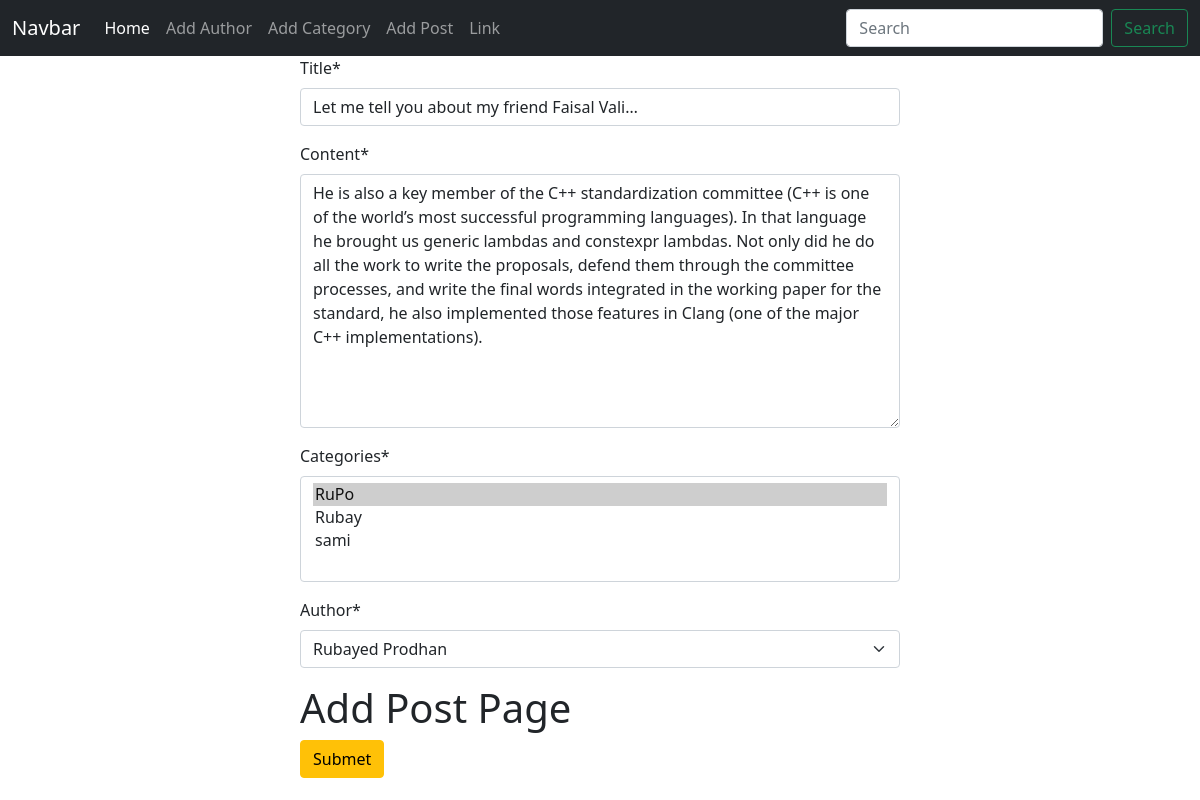
/post/edit/5, run on the app's committed database.
### post/models.py (models this page shows, shortened)
class Post(models.Model):
    title=models.CharField(max_length=50)
    content=models.TextField()
    Categories=models.ManyToManyField(Categories)
    author=models.ForeignKey(Author,on_delete=models.CASCADE)

### post/views.py (the view)
# urls.py: path('edit/<int:id>',views.edit_post,name='edit_post'),
def edit_post(request, id):
    post = models.Post.objects.get(pk=id)
    post_form = froms.PostFrom(instance=post)
    if request.method == 'POST':
        post_form = froms.PostForm(request.POST, instance=post)
        if post_form.is_valid():
            post_form.save()
            return redirect('homepage')
    return render(request, 'add_post.html', {'from' : post_form})

### post/froms.py
class PostFrom(forms.ModelForm):
    class Meta:
        model= Post
        fields='__all__'

### author/models.py (called while the page is built)
    def __str__(self):
        return self.name

### categories/models.py (called while the page is built)
    def __str__(self):
        return self.name

### post/templates/add_post.html (shortened to what this page needs)
{% extends 'base.html' %}
{% load crispy_forms_tags %}
{% block content %}
  <form style="width:50% ; margin : auto" method="post">
    {{ from|crispy }}
    <h1>Add Post Page</h1>
    <button class="btn btn-warning">Submet</button>
  </form>
{% endblock %}

### data on the page
Post: title "Let me tell you about my friend Faisal Vali…", content "He is also a key member of the C++ standardization committee (C++ is one of the world’s most successful programming languages). In that language he brought us generic lambdas and constexpr lambdas. Not only did he do all the work to write the proposals, defend them through the committee processes, and write the final words integrated in the working paper for the standard, he also implemented those features in Clang (one of the major C++ implementations).", author "Rubayed Prodhan"
